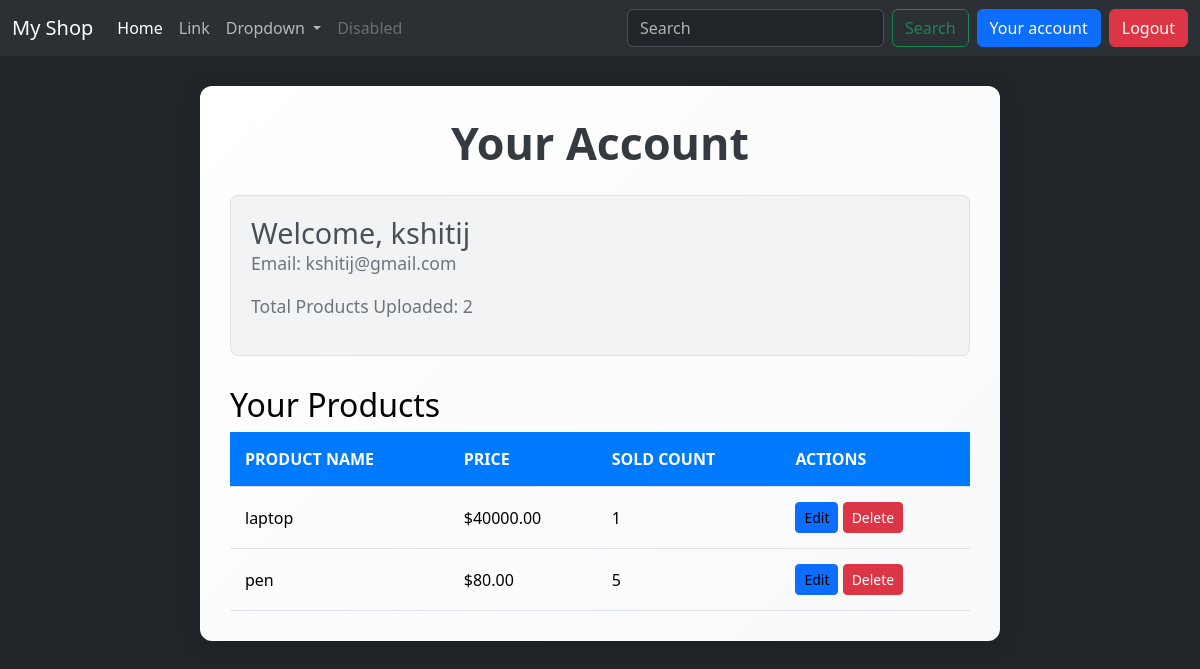
The app's page /account/ (signed in) with its own data.
### explore/models.py (models this page shows, shortened)
class Product(models.Model):
    user = models.ForeignKey(User, on_delete=models.CASCADE)
    Name = models.CharField(max_length=100)
    Product_name = models.CharField(max_length=100)
    description = models.TextField(max_length=240)
    created_at = models.DateTimeField(auto_now_add=True)
    updated_at = models.DateTimeField(auto_now=True)
    photo1 = models.ImageField(upload_to='photo1/', blank=True, null=True)
    photo2 = models.ImageField(upload_to='photo2/', blank=True, null=True)
    photo3 = models.ImageField(upload_to='photo3/', blank=True, null=True)
    price = models.DecimalField(max_digits=10, decimal_places=2)
    category = models.CharField(max_length=50)
    sold_count = models.PositiveIntegerField(default=0)

### explore/views.py (the view)
# urls.py: path('account/', views.account, name='account'),
def account(request):
    user = request.user
    total_items = Product.objects.filter(user=user)
    return render(request, 'account.html', {'user':user, 'total_items':total_items})

### explore/templates/account.html (shortened to what this page needs)
{% extends 'layout.html' %}
{% block content %}
<div class="account-container">
    <h1 class="account-title">Your Account</h1>
    <div class="user-info">
        <h2>Welcome, {{ user.username }}</h2>
        <p>Email: {{ user.email }}</p>
        <p>Total Products Uploaded: {{ total_items.count }}</p>
    </div>
    <div class="products-section">
        <h2>Your Products</h2>
        <table class="products-table">
            <thead>
                <tr>
                    <th>Product Name</th>
                    <th>Price</th>
                    <th>Sold Count</th>
                    <th>Actions</th>
                </tr>
            </thead>
            <tbody>
                {% for product in total_items %}
                <tr>
                    <td><a href="{% url 'item_detail' product.id %}">{{ product.Product_name }}</a></td>
                    <td>${{ product.price }}</td>
                    <td>{{ product.sold_count }}</td>
                    <td>
                        <div class="product-actions">
                            <a class="btn btn-primary btn-sm" href="{% url 'prod_edit' product.id %}">Edit</a>
                            <form method="post" action="{% url 'prod_delete' product_id=product.id %}" style="display:inline;">
                                <button class="btn btn-danger btn-sm" type="submit">Delete</button>
                            </form>
                        </div>
                    </td>
                </tr>
                {% empty %}
                <tr>
                    <td colspan="4" class="empty-message">No products uploaded yet.</td>
                </tr>
                {% endfor %}
            </tbody>
        </table>
    </div>
</div>
{% endblock %}

### records on screen
Product: Product_name "laptop", price "40000.00", sold_count "1"
Product: Product_name "pen", price "80.00", sold_count "5"

### other values on screen
{{ user.username }} "kshitij"
{{ user.email }} "kshitij@gmail.com"
{{ total_items.count }} "2"
